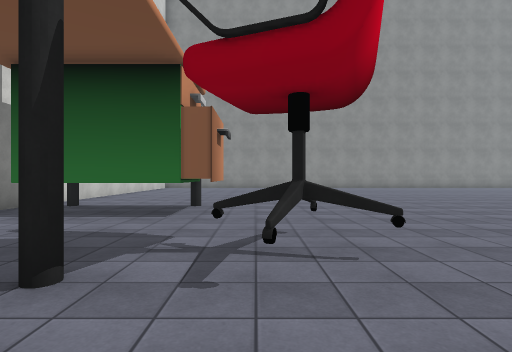
[1] (above)

19 first-person views from a walk through a Unity game level. The camera is 1.4 m above the floor, looks level and sees 80° across. The floor is counted in squares, 2 m on a side. Each view is taken from the middle of a square. On the plan, view 1 faces up. The plan holds only what a view shows up to about 10 squares ahead; the rest is blank. The player is left out. Some surface patterns are stand-ins.

[2]
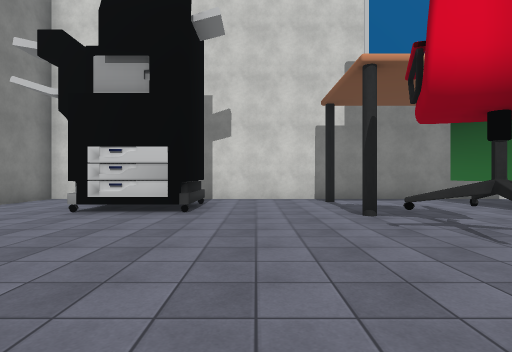

[3]
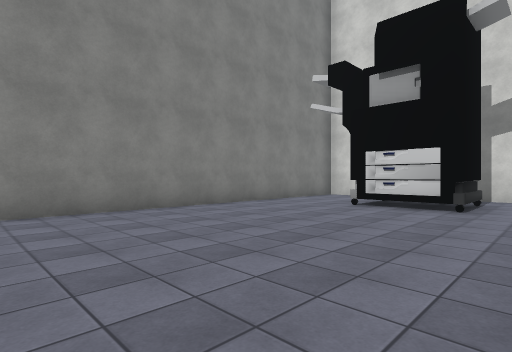

[4]
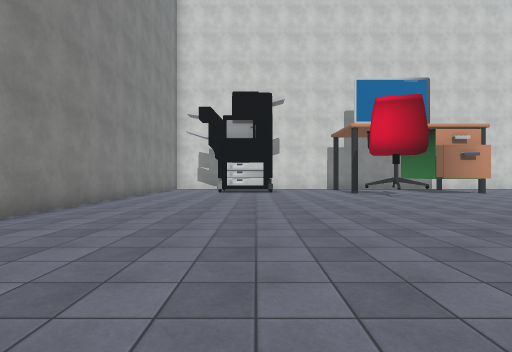

[5]
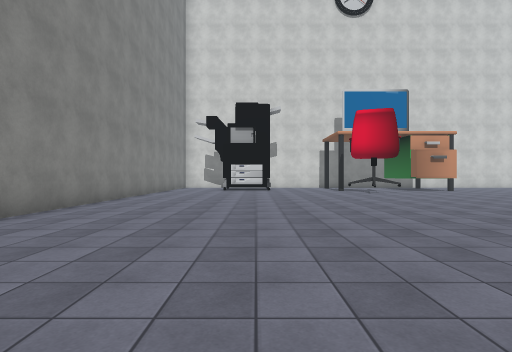

[6]
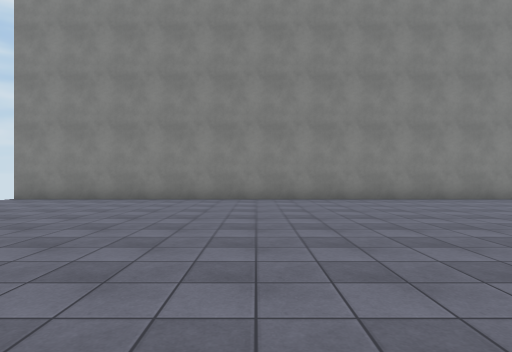

[7]
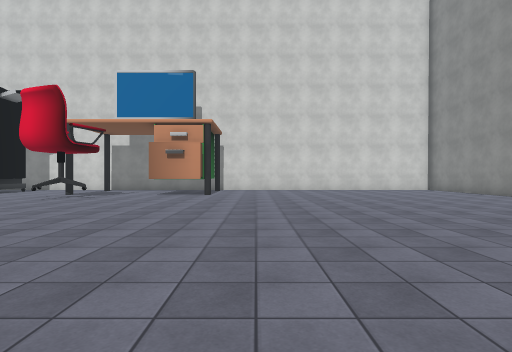

[8]
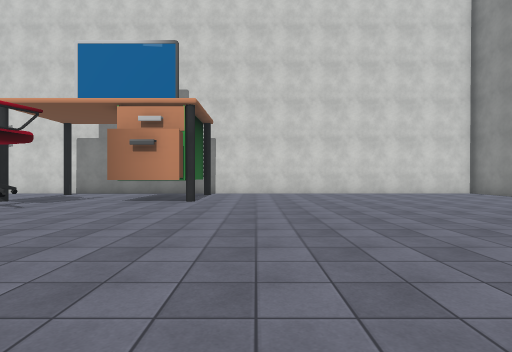

[9]
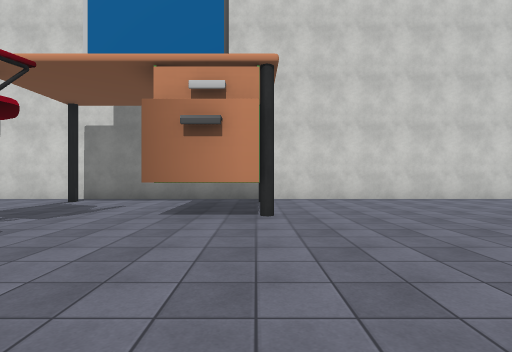

[10]
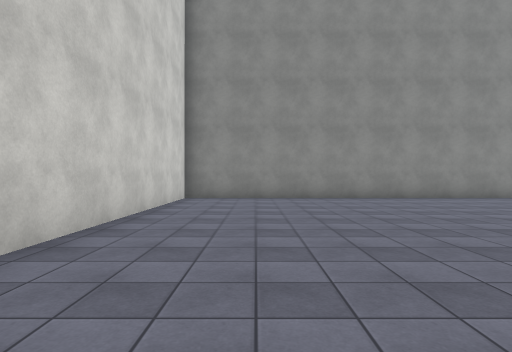

[11]
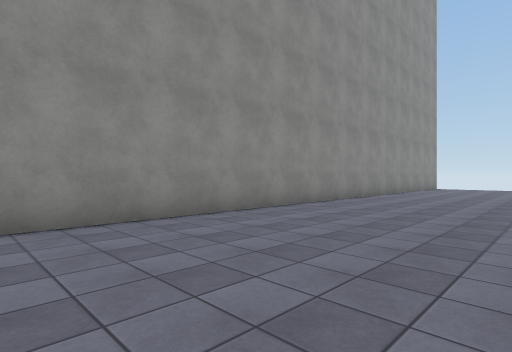

[12]
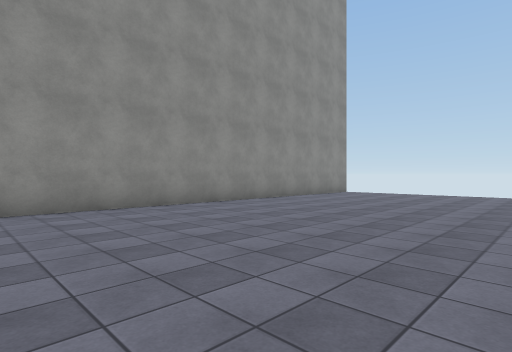

[13]
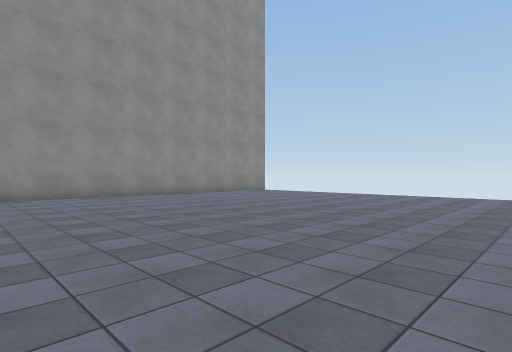

[14]
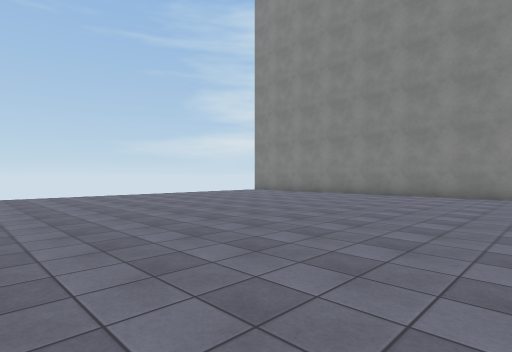

[15]
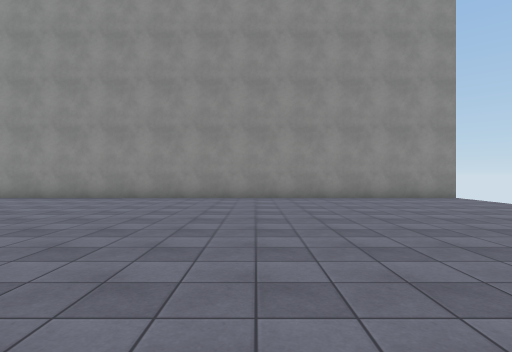

[16]
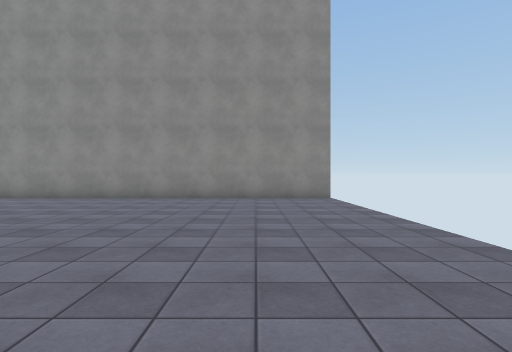

[17]
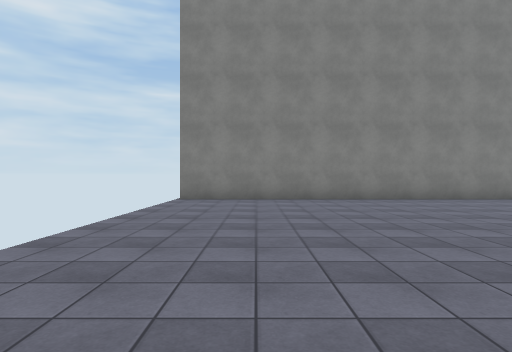

[18]
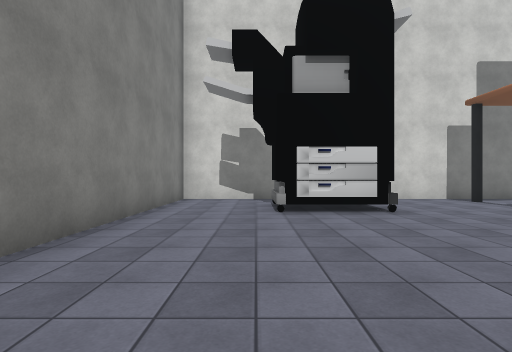

[19]
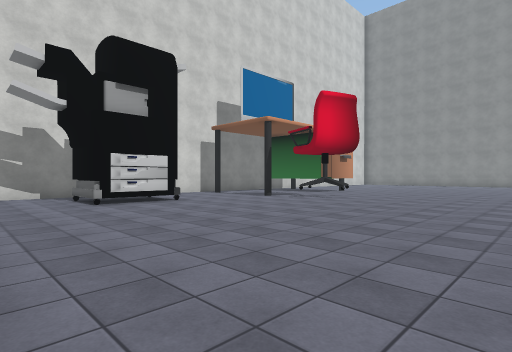

### Floor plan
Key: @ floor where view 1 was taken; # wall or solid block; x gap in a wall; . floor; T thing the floor can be seen under or through; O other object.
Columns run from 6 left of view 1 to 19 right of it. Each row starts with its distance up from view 1.
 18 ##########################
 17 #.........................
 16 #.........................
 15 #.........................
 14 #.........................
 13 #.........................
 12 #.........................
 11 #.........................
 10 #.........................
  9 #.........................
  8 #.........................
  7 #.TTTT..............
  6 #.TTTT........
  5 #............ ......
  4 #............ ............
  3 #.....OO..................
  2 #.#.#.O...................
  1 #.........................
  0 #.....@...................
 -1 #.........................
 -2 #..##.....................
 -3 #..##.....................
 -4 #.........................
 -5 #.........................
 -6 #.........................
 -7 #########################x

Positions as (right, up) in squares from view 1, and headings:
1: (0, 0), facing up
2: (4, 0), facing left
3: (5, 0), facing down-left
4: (11, -2), facing left
5: (13, -2), facing left
6: (12, 3), facing down
7: (10, 9), facing left
8: (7, 9), facing left
9: (4, 7), facing left
10: (-3, 8), facing up
11: (1, 13), facing up-right
12: (7, 11), facing up-right
13: (8, 7), facing up-right
14: (8, 5), facing down-right
15: (13, 8), facing up
16: (17, 8), facing up
17: (17, 3), facing down
18: (4, -4), facing left
19: (6, -6), facing up-left
